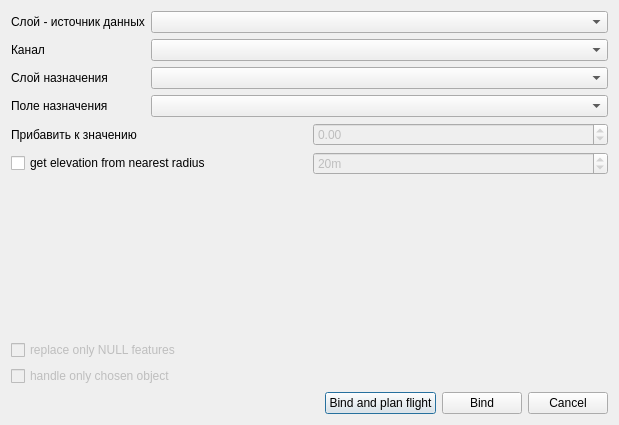
<?xml version="1.0" encoding="UTF-8"?>
<ui version="4.0">
 <class>bindElevationDialog</class>
 <widget class="QDialog" name="bindElevationDialog">
  <property name="geometry">
   <rect>
    <x>0</x>
    <y>0</y>
    <width>619</width>
    <height>425</height>
   </rect>
  </property>
  <property name="windowTitle">
   <string>Bind Elevation</string>
  </property>
  <layout class="QVBoxLayout" name="verticalLayout">
   <item>
    <layout class="QFormLayout" name="formLayout">
     <item row="0" column="0">
      <widget class="QLabel" name="label_4">
       <property name="text">
        <string>Слой - источник данных</string>
       </property>
      </widget>
     </item>
     <item row="0" column="1">
      <widget class="QComboBox" name="rasterLayer"/>
     </item>
     <item row="1" column="0">
      <widget class="QLabel" name="label_6">
       <property name="text">
        <string>Канал</string>
       </property>
      </widget>
     </item>
     <item row="1" column="1">
      <widget class="QComboBox" name="rasterBand">
       <property name="minimumSize">
        <size>
         <width>120</width>
         <height>0</height>
        </size>
       </property>
      </widget>
     </item>
     <item row="2" column="0">
      <widget class="QLabel" name="label">
       <property name="text">
        <string>Слой назначения</string>
       </property>
      </widget>
     </item>
     <item row="2" column="1">
      <widget class="QComboBox" name="vectorLayer"/>
     </item>
     <item row="3" column="0">
      <widget class="QLabel" name="label_2">
       <property name="text">
        <string>Поле назначения</string>
       </property>
      </widget>
     </item>
     <item row="3" column="1">
      <widget class="QComboBox" name="destinationField"/>
     </item>
    </layout>
   </item>
   <item>
    <layout class="QHBoxLayout" name="horizontalLayout">
     <item>
      <widget class="QLabel" name="label_5">
       <property name="text">
        <string>Прибавить к значению</string>
       </property>
      </widget>
     </item>
     <item>
      <widget class="QDoubleSpinBox" name="additionValue">
       <property name="enabled">
        <bool>false</bool>
       </property>
       <property name="minimum">
        <double>-999.990000000000009</double>
       </property>
       <property name="maximum">
        <double>999.990000000000009</double>
       </property>
      </widget>
     </item>
    </layout>
   </item>
   <item>
    <layout class="QHBoxLayout" name="horizontalLayout_3">
     <item>
      <widget class="QCheckBox" name="checkBox">
       <property name="text">
        <string>get elevation from nearest radius</string>
       </property>
      </widget>
     </item>
     <item>
      <widget class="QSpinBox" name="spinBox">
       <property name="enabled">
        <bool>false</bool>
       </property>
       <property name="suffix">
        <string notr="true">m</string>
       </property>
       <property name="maximum">
        <number>999</number>
       </property>
       <property name="value">
        <number>20</number>
       </property>
      </widget>
     </item>
    </layout>
   </item>
   <item>
    <layout class="QHBoxLayout" name="horizontalLayout_4">
     <item>
      <widget class="QLabel" name="warning_icon_label">
       <property name="minimumSize">
        <size>
         <width>33</width>
         <height>33</height>
        </size>
       </property>
       <property name="maximumSize">
        <size>
         <width>33</width>
         <height>33</height>
        </size>
       </property>
       <property name="text">
        <string/>
       </property>
      </widget>
     </item>
     <item>
      <widget class="QLabel" name="warning_label">
       <property name="sizePolicy">
        <sizepolicy hsizetype="Expanding" vsizetype="Maximum">
         <horstretch>0</horstretch>
         <verstretch>0</verstretch>
        </sizepolicy>
       </property>
       <property name="minimumSize">
        <size>
         <width>100</width>
         <height>32</height>
        </size>
       </property>
       <property name="text">
        <string/>
       </property>
      </widget>
     </item>
    </layout>
   </item>
   <item>
    <spacer name="verticalSpacer">
     <property name="orientation">
      <enum>Qt::Vertical</enum>
     </property>
     <property name="sizeHint" stdset="0">
      <size>
       <width>20</width>
       <height>165</height>
      </size>
     </property>
    </spacer>
   </item>
   <item>
    <widget class="QCheckBox" name="processOnlyNull">
     <property name="enabled">
      <bool>false</bool>
     </property>
     <property name="text">
      <string>replace only NULL features</string>
     </property>
    </widget>
   </item>
   <item>
    <widget class="QCheckBox" name="processOnlySelected">
     <property name="enabled">
      <bool>false</bool>
     </property>
     <property name="text">
      <string>handle only chosen object</string>
     </property>
    </widget>
   </item>
   <item>
    <layout class="QHBoxLayout" name="horizontalLayout_2">
     <item>
      <spacer name="horizontalSpacer">
       <property name="orientation">
        <enum>Qt::Horizontal</enum>
       </property>
       <property name="sizeHint" stdset="0">
        <size>
         <width>40</width>
         <height>20</height>
        </size>
       </property>
      </spacer>
     </item>
     <item>
      <widget class="QPushButton" name="pushButton_2">
       <property name="text">
        <string>Bind and plan flight</string>
       </property>
      </widget>
     </item>
     <item>
      <widget class="QPushButton" name="bindElevationButton">
       <property name="text">
        <string>Bind</string>
       </property>
      </widget>
     </item>
     <item>
      <widget class="QPushButton" name="pushButton">
       <property name="text">
        <string>Cancel</string>
       </property>
      </widget>
     </item>
    </layout>
   </item>
  </layout>
 </widget>
 <resources/>
 <connections/>
</ui>
